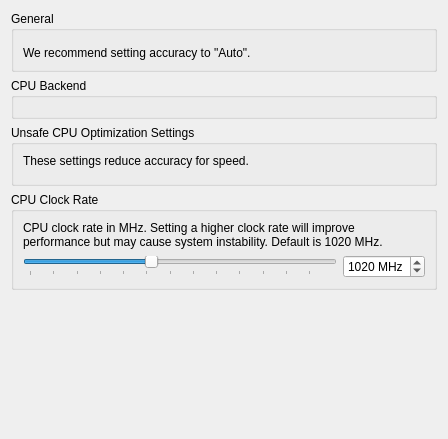
<?xml version="1.0" encoding="UTF-8"?>
<ui version="4.0">
 <class>ConfigureCpu</class>
 <widget class="QWidget" name="ConfigureCpu">
  <property name="geometry">
   <rect>
    <x>0</x>
    <y>0</y>
    <width>448</width>
    <height>439</height>
   </rect>
  </property>
  <property name="windowTitle">
   <string>Form</string>
  </property>
  <property name="accessibleName">
   <string>CPU</string>
  </property>
  <layout class="QVBoxLayout" name="vboxlayout_2" stretch="0">
   <item>
    <layout class="QVBoxLayout" name="vboxlayout">
     <property name="bottomMargin">
      <number>0</number>
     </property>
     <item>
      <widget class="QGroupBox" name="groupBox">
       <property name="title">
        <string>General</string>
       </property>
       <layout class="QVBoxLayout">
        <item>
         <widget class="QWidget" name="widget_accuracy" native="true">
          <layout class="QVBoxLayout" name="verticalLayout">
           <property name="leftMargin">
            <number>0</number>
           </property>
           <property name="topMargin">
            <number>0</number>
           </property>
           <property name="rightMargin">
            <number>0</number>
           </property>
           <property name="bottomMargin">
            <number>0</number>
           </property>
          </layout>
         </widget>
        </item>
        <item>
         <widget class="QLabel" name="label_recommended_accuracy">
          <property name="text">
           <string>We recommend setting accuracy to &quot;Auto&quot;.</string>
          </property>
          <property name="wordWrap">
           <bool>false</bool>
          </property>
         </widget>
        </item>
       </layout>
      </widget>
     </item>
     <item>
      <widget class="QGroupBox" name="backend_group">
       <property name="title">
        <string>CPU Backend</string>
       </property>
       <layout class="QVBoxLayout">
        <item>
         <widget class="QWidget" name="widget_backend" native="true">
          <layout class="QVBoxLayout" name="verticalLayout1">
           <property name="leftMargin">
            <number>0</number>
           </property>
           <property name="topMargin">
            <number>0</number>
           </property>
           <property name="rightMargin">
            <number>0</number>
           </property>
           <property name="bottomMargin">
            <number>0</number>
           </property>
          </layout>
         </widget>
        </item>
       </layout>
       <property name="visible">
        <bool>false</bool>
       </property>
      </widget>
     </item>
     <item>
      <widget class="QGroupBox" name="unsafe_group">
       <property name="title">
        <string>Unsafe CPU Optimization Settings</string>
       </property>
       <layout class="QVBoxLayout">
        <item>
         <widget class="QLabel" name="label_accuracy_description">
          <property name="text">
           <string>These settings reduce accuracy for speed.</string>
          </property>
          <property name="wordWrap">
           <bool>false</bool>
          </property>
         </widget>
        </item>
        <item>
         <widget class="QWidget" name="unsafe_widget" native="true">
          <layout class="QVBoxLayout" name="unsafe_layout">
           <property name="leftMargin">
            <number>0</number>
           </property>
           <property name="topMargin">
            <number>0</number>
           </property>
           <property name="rightMargin">
            <number>0</number>
           </property>
           <property name="bottomMargin">
            <number>0</number>
           </property>
          </layout>
         </widget>
        </item>
       </layout>
      </widget>
     </item>
     <item>
      <widget class="QGroupBox" name="clock_rate_group">
       <property name="title">
        <string>CPU Clock Rate</string>
       </property>
       <layout class="QVBoxLayout">
        <item>
         <widget class="QLabel" name="label_clock_description">
          <property name="text">
           <string>CPU clock rate in MHz. Setting a higher clock rate will improve performance but may cause system instability. Default is 1020 MHz.</string>
          </property>
          <property name="wordWrap">
           <bool>true</bool>
          </property>
         </widget>
        </item>
        <item>
         <layout class="QHBoxLayout">
          <item>
           <widget class="QSlider" name="clock_rate_slider">
            <property name="minimum">
             <number>500</number>
            </property>
            <property name="maximum">
             <number>1785</number>
            </property>
            <property name="value">
             <number>1020</number>
            </property>
            <property name="orientation">
             <enum>Qt::Horizontal</enum>
            </property>
            <property name="tickPosition">
             <enum>QSlider::TicksBelow</enum>
            </property>
            <property name="tickInterval">
             <number>100</number>
            </property>
           </widget>
          </item>
          <item>
           <widget class="QSpinBox" name="clock_rate_spinbox">
            <property name="suffix">
             <string> MHz</string>
            </property>
            <property name="minimum">
             <number>500</number>
            </property>
            <property name="maximum">
             <number>1785</number>
            </property>
            <property name="value">
             <number>1020</number>
            </property>
           </widget>
          </item>
         </layout>
        </item>
       </layout>
      </widget>
     </item>
     <item>
      <spacer name="verticalSpacer">
       <property name="orientation">
        <enum>Qt::Vertical</enum>
       </property>
       <property name="sizeType">
        <enum>QSizePolicy::Expanding</enum>
       </property>
       <property name="sizeHint" stdset="0">
        <size>
         <width>20</width>
         <height>40</height>
        </size>
       </property>
      </spacer>
     </item>
    </layout>
   </item>
  </layout>
 </widget>
 <resources/>
 <connections/>
</ui>
